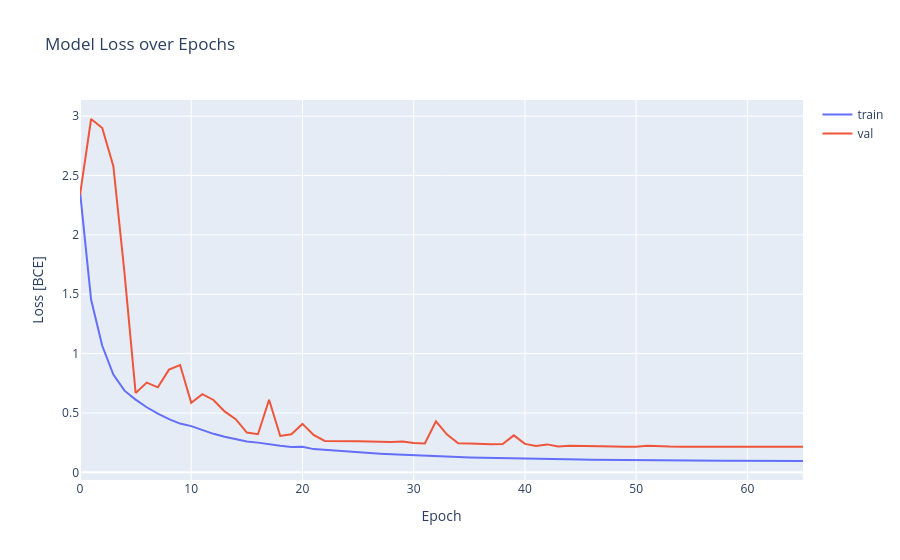

The cell this chart's notebook holds for it:
### Code cell
fig = go.Figure(
    data = [
        go.Scatter(y=history.history['loss'], name="train"),
        go.Scatter(y=history.history['val_loss'], name="val"),
    ],
    layout = {"yaxis": {"title": "Loss [BCE]"}, "xaxis": {"title": "Epoch"}, "title": "Model Loss over Epochs"}
)
fig.show()
